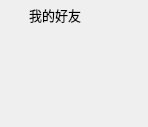
<?xml version="1.0" encoding="UTF-8"?>
<ui version="4.0">
 <class>CollapseViewItem</class>
 <widget class="QWidget" name="CollapseViewItem">
  <property name="geometry">
   <rect>
    <x>0</x>
    <y>0</y>
    <width>148</width>
    <height>127</height>
   </rect>
  </property>
  <property name="windowTitle">
   <string>Form</string>
  </property>
  <property name="styleSheet">
   <string notr="true">#item_top #label[slected=&quot;false&quot;]{
	 
}

#item_top #label[slected=&quot;false&quot;]:hover{
	
	 
}

#item_top #label[slected=&quot;true&quot;]{
	 
}

#item_top:hover{
	
	background-color: rgba(255, 255, 255,80);
}

#item_top #label{
	 
	
	background-image: url(:/sys/arrow_r.png);
	background-repeat:no;
	background-position:center;
}


#item_top QPushButton{
	 border:none;
	 text-align:left;
	 font-size:10pt;
	 background-repeat:no;
}

</string>
  </property>
  <layout class="QHBoxLayout" name="horizontalLayout_2">
   <property name="spacing">
    <number>0</number>
   </property>
   <property name="leftMargin">
    <number>0</number>
   </property>
   <property name="topMargin">
    <number>0</number>
   </property>
   <property name="rightMargin">
    <number>0</number>
   </property>
   <property name="bottomMargin">
    <number>0</number>
   </property>
   <item>
    <widget class="QWidget" name="item_main" native="true">
     <layout class="QVBoxLayout" name="verticalLayout" stretch="0,1">
      <property name="spacing">
       <number>0</number>
      </property>
      <property name="leftMargin">
       <number>0</number>
      </property>
      <property name="topMargin">
       <number>0</number>
      </property>
      <property name="rightMargin">
       <number>0</number>
      </property>
      <property name="bottomMargin">
       <number>0</number>
      </property>
      <item>
       <widget class="QWidget" name="item_top" native="true">
        <layout class="QHBoxLayout" name="horizontalLayout" stretch="0,1">
         <property name="spacing">
          <number>3</number>
         </property>
         <property name="leftMargin">
          <number>6</number>
         </property>
         <property name="topMargin">
          <number>5</number>
         </property>
         <property name="rightMargin">
          <number>0</number>
         </property>
         <property name="bottomMargin">
          <number>5</number>
         </property>
         <item>
          <widget class="QLabel" name="label">
           <property name="minimumSize">
            <size>
             <width>20</width>
             <height>20</height>
            </size>
           </property>
           <property name="maximumSize">
            <size>
             <width>20</width>
             <height>20</height>
            </size>
           </property>
           <property name="text">
            <string/>
           </property>
          </widget>
         </item>
         <item>
          <widget class="QPushButton" name="pushButton">
           <property name="text">
            <string>我的好友</string>
           </property>
          </widget>
         </item>
        </layout>
       </widget>
      </item>
      <item>
       <widget class="QWidget" name="item_con" native="true"/>
      </item>
     </layout>
    </widget>
   </item>
  </layout>
 </widget>
 <resources>
  <include location="rs/IM.qrc"/>
 </resources>
 <connections/>
</ui>
